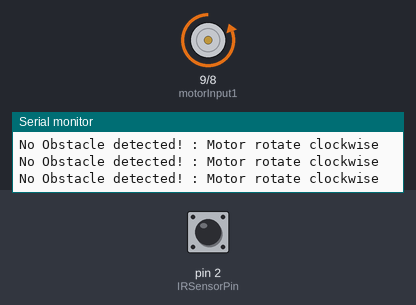
Bench run of a sketch on a simulated Arduino Uno, built with avr-gcc and run on an emulated ATmega328P. Parts: motor-driver pin pairs drawn as motors (green arrow = first pin HIGH = forward, orange = second pin HIGH = backward, longer = more drive, scaled by the enable pin), the last lines printed to the serial monitor. Inputs (shaded band) come from the test bench; at power-on: pin 2 (IRSensorPin) HIGH.

Above: at 1.2 s.
1.3 s: pin 2 (IRSensorPin) driven LOW
At 2.3 s:
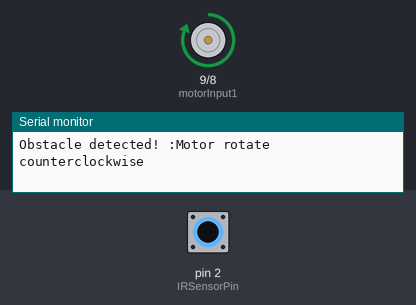
2.8 s: pin 2 (IRSensorPin) driven HIGH
At 4.1 s:
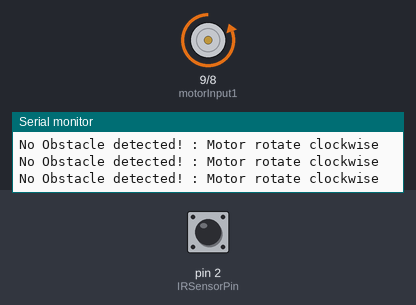
5.8 s: pin 2 (IRSensorPin) pulsed LOW 5 times (0.12 s each, 0.3 s apart)
At 6.03 s:
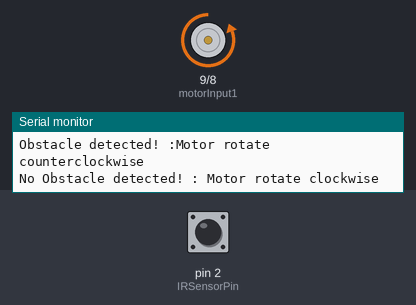
10.3 s: pin 2 (IRSensorPin) pulsed LOW 2 times (0.12 s each, 0.3 s apart)
At 11.6 s:
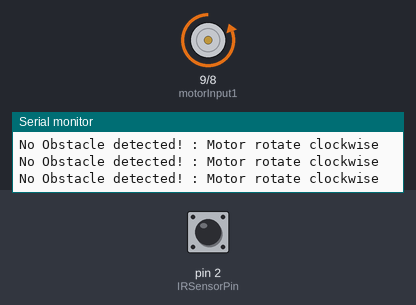
Timing chart, 0 to 13.3 s (numbered marks = the images above; inputs shaded):
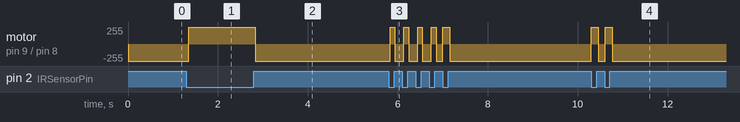

Measured:
- after the input at 1.3 s, motor on pin 9 (motorInput1) / pin 8 (motorInput2): backward 255/255 → forward 255/255 after 0.05 s
- after the input at 2.8 s, motor on pin 9 (motorInput1) / pin 8 (motorInput2): forward 255/255 → backward 255/255 at once
- after the input at 5.8 s, motor on pin 9 (motorInput1) / pin 8 (motorInput2): alternates forward 255/255 for 0.11 s and backward 255/255 for 0.20 s, 10 changes in all, then stays backward 255/255, starting at once
- after the input at 10.3 s, motor on pin 9 (motorInput1) / pin 8 (motorInput2): alternates forward 255/255 for 0.16 s and backward 255/255 for 0.15 s, 4 changes in all, then stays backward 255/255, starting at once

The sketch:

sketch_sep6a.ino
```cpp
// Define the pins connected to the IR sensor and the motor driver
const int IRSensorPin = 2;      // Pin connected to the IR sensor module output
const int motorEnablePin = 10;   // Pin connected to the Enable input of the motor driver
const int motorInput1 = 9;       // Pin connected to Input 1 of the motor driver
const int motorInput2 = 8;       // Pin connected to Input 2 of the motor driver

void setup() {
  Serial.begin(9600); // Init Serial at 115200 Baud Rate.
  Serial.println("Serial Working"); // Test to check if serial is working or not
  // Set the IR sensor pin as an input
  pinMode(IRSensorPin, INPUT);

  // Set the motor control pins as outputs
  pinMode(motorEnablePin, OUTPUT);
  pinMode(motorInput1, OUTPUT);
  pinMode(motorInput2, OUTPUT);

  // Initialize the motor to stop
  digitalWrite(motorInput1, LOW);
  digitalWrite(motorInput2, LOW);

  // Set the initial speed of the motor
  analogWrite(motorEnablePin, 0);  // Motor initially stopped
}

void loop() {
  // Read the IR sensor value
  int obstacleDetected = digitalRead(IRSensorPin);

  if (obstacleDetected == LOW) {
    // No obstacle detected, rotate the motor clockwise
    motorControl(true, 255);  // Rotate clockwise at full speed
    Serial.println("Obstacle detected! :Motor rotate counterclockwise");
  } else {
    // Obstacle detected, rotate the motor counterclockwise
    motorControl(false, 255); // Rotate counterclockwise at full speed
    Serial.println("No Obstacle detected! : Motor rotate clockwise");
  }
}

// Function to control the motor direction and speed
void motorControl(bool direction, int speed) {
  digitalWrite(motorInput1, direction);
  digitalWrite(motorInput2, !direction);
  analogWrite(motorEnablePin, speed);
}
```
